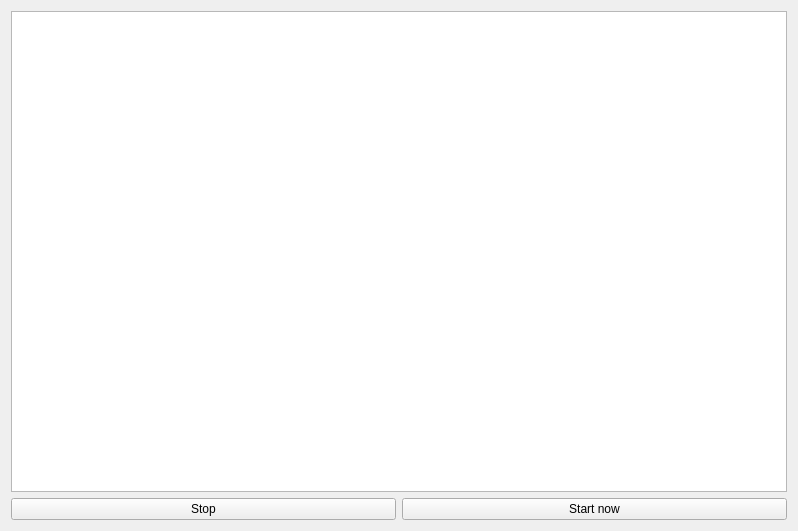
<?xml version="1.0" encoding="UTF-8"?>
<ui version="4.0">
 <class>MonitorsTab</class>
 <widget class="QWidget" name="MonitorsTab">
  <property name="geometry">
   <rect>
    <x>0</x>
    <y>0</y>
    <width>798</width>
    <height>531</height>
   </rect>
  </property>
  <property name="sizePolicy">
   <sizepolicy hsizetype="Ignored" vsizetype="Ignored">
    <horstretch>0</horstretch>
    <verstretch>0</verstretch>
   </sizepolicy>
  </property>
  <property name="maximumSize">
   <size>
    <width>16777214</width>
    <height>16777215</height>
   </size>
  </property>
  <property name="windowTitle">
   <string>Monitors</string>
  </property>
  <property name="windowIcon">
   <iconset resource="../../resources/resources.qrc">
    <normaloff>:/images/icon.ico</normaloff>:/images/icon.ico</iconset>
  </property>
  <layout class="QVBoxLayout" name="verticalLayout" stretch="0,0">
   <item>
    <widget class="ToggleColumnsTableView" name="tableMonitors">
     <property name="contextMenuPolicy">
      <enum>Qt::CustomContextMenu</enum>
     </property>
     <property name="verticalScrollMode">
      <enum>QAbstractItemView::ScrollPerPixel</enum>
     </property>
     <property name="horizontalScrollMode">
      <enum>QAbstractItemView::ScrollPerPixel</enum>
     </property>
     <property name="sortingEnabled">
      <bool>true</bool>
     </property>
    </widget>
   </item>
   <item>
    <layout class="QHBoxLayout" name="layoutStatus" stretch="0,0">
     <item>
      <widget class="QPushButton" name="buttonToggle">
       <property name="text">
        <string>Stop</string>
       </property>
      </widget>
     </item>
     <item>
      <widget class="QPushButton" name="buttonStartNow">
       <property name="text">
        <string>Start now</string>
       </property>
      </widget>
     </item>
    </layout>
   </item>
  </layout>
 </widget>
 <customwidgets>
  <customwidget>
   <class>ToggleColumnsTableView</class>
   <extends>QTableView</extends>
   <header>ui/toggle-columns-table-view.h</header>
  </customwidget>
 </customwidgets>
 <resources>
  <include location="../../resources/resources.qrc"/>
 </resources>
 <connections>
  <connection>
   <sender>tableMonitors</sender>
   <signal>customContextMenuRequested(QPoint)</signal>
   <receiver>MonitorsTab</receiver>
   <slot>monitorsTableContextMenu(QPoint)</slot>
   <hints>
    <hint type="sourcelabel">
     <x>641</x>
     <y>388</y>
    </hint>
    <hint type="destinationlabel">
     <x>796</x>
     <y>373</y>
    </hint>
   </hints>
  </connection>
  <connection>
   <sender>buttonToggle</sender>
   <signal>clicked()</signal>
   <receiver>MonitorsTab</receiver>
   <slot>toggleMonitoring()</slot>
   <hints>
    <hint type="sourcelabel">
     <x>395</x>
     <y>518</y>
    </hint>
    <hint type="destinationlabel">
     <x>795</x>
     <y>495</y>
    </hint>
   </hints>
  </connection>
  <connection>
   <sender>buttonStartNow</sender>
   <signal>clicked()</signal>
   <receiver>MonitorsTab</receiver>
   <slot>startNow()</slot>
   <hints>
    <hint type="sourcelabel">
     <x>743</x>
     <y>507</y>
    </hint>
    <hint type="destinationlabel">
     <x>778</x>
     <y>525</y>
    </hint>
   </hints>
  </connection>
 </connections>
 <slots>
  <slot>monitorsTableContextMenu(QPoint)</slot>
  <slot>toggleMonitoring()</slot>
  <slot>startNow()</slot>
 </slots>
</ui>
